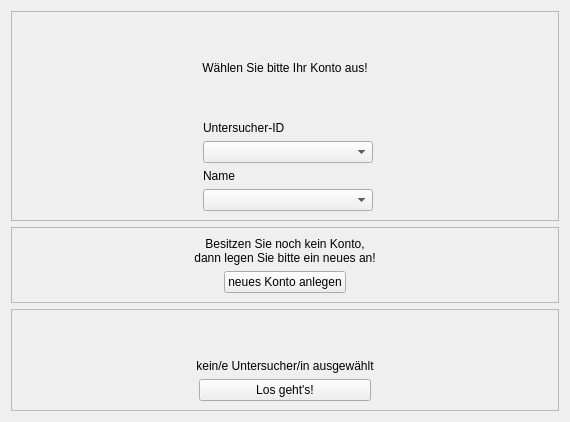
      <widget class="QWidget" name="page_6">
       <layout class="QGridLayout" name="gridLayout_21">
        <item row="1" column="1">
         <widget class="QFrame" name="frame_7">
          <property name="frameShape">
           <enum>QFrame::StyledPanel</enum>
          </property>
          <property name="frameShadow">
           <enum>QFrame::Raised</enum>
          </property>
          <layout class="QGridLayout" name="gridLayout_12">
           <item row="0" column="0" colspan="3">
            <widget class="QLabel" name="label_19">
             <property name="text">
              <string>Besitzen Sie noch kein Konto,
dann legen Sie bitte ein neues an!</string>
             </property>
             <property name="alignment">
              <set>Qt::AlignCenter</set>
             </property>
            </widget>
           </item>
           <item row="1" column="0">
            <spacer name="horizontalSpacer_10">
             <property name="orientation">
              <enum>Qt::Horizontal</enum>
             </property>
             <property name="sizeHint" stdset="0">
              <size>
               <width>197</width>
               <height>20</height>
              </size>
             </property>
            </spacer>
           </item>
           <item row="1" column="1">
            <widget class="QPushButton" name="pushButtonAddNewAccount">
             <property name="text">
              <string>neues Konto anlegen</string>
             </property>
            </widget>
           </item>
           <item row="1" column="2">
            <spacer name="horizontalSpacer_9">
             <property name="orientation">
              <enum>Qt::Horizontal</enum>
             </property>
             <property name="sizeHint" stdset="0">
              <size>
               <width>197</width>
               <height>20</height>
              </size>
             </property>
            </spacer>
           </item>
          </layout>
         </widget>
        </item>
        <item row="0" column="1">
         <widget class="QFrame" name="frame_6">
          <property name="frameShape">
           <enum>QFrame::StyledPanel</enum>
          </property>
          <property name="frameShadow">
           <enum>QFrame::Raised</enum>
          </property>
          <layout class="QGridLayout" name="gridLayout_9">
           <item row="4" column="2">
            <widget class="QComboBox" name="comboBoxExaminatorID">
             <property name="sizePolicy">
              <sizepolicy hsizetype="MinimumExpanding" vsizetype="Preferred">
               <horstretch>0</horstretch>
               <verstretch>0</verstretch>
              </sizepolicy>
             </property>
             <property name="insertPolicy">
              <enum>QComboBox::InsertAlphabetically</enum>
             </property>
            </widget>
           </item>
           <item row="2" column="0" colspan="4">
            <spacer name="verticalSpacer_5">
             <property name="orientation">
              <enum>Qt::Vertical</enum>
             </property>
             <property name="sizeHint" stdset="0">
              <size>
               <width>20</width>
               <height>40</height>
              </size>
             </property>
            </spacer>
           </item>
           <item row="1" column="0" colspan="4">
            <widget class="QLabel" name="label_20">
             <property name="text">
              <string>&lt;html&gt;&lt;head/&gt;&lt;body&gt;&lt;p&gt;Wählen Sie bitte Ihr Konto aus!&lt;/p&gt;&lt;/body&gt;&lt;/html&gt;</string>
             </property>
             <property name="alignment">
              <set>Qt::AlignCenter</set>
             </property>
             <property name="wordWrap">
              <bool>true</bool>
             </property>
            </widget>
           </item>
           <item row="7" column="2">
            <widget class="QComboBox" name="comboBoxExaminatorName">
             <property name="editable">
              <bool>false</bool>
             </property>
             <property name="insertPolicy">
              <enum>QComboBox::InsertAlphabetically</enum>
             </property>
            </widget>
           </item>
           <item row="4" column="0">
            <spacer name="horizontalSpacer_2">
             <property name="orientation">
              <enum>Qt::Horizontal</enum>
             </property>
             <property name="sizeHint" stdset="0">
              <size>
               <width>40</width>
               <height>20</height>
              </size>
             </property>
            </spacer>
           </item>
           <item row="4" column="3">
            <spacer name="horizontalSpacer_4">
             <property name="orientation">
              <enum>Qt::Horizontal</enum>
             </property>
             <property name="sizeHint" stdset="0">
              <size>
               <width>40</width>
               <height>20</height>
              </size>
             </property>
            </spacer>
           </item>
           <item row="0" column="0" colspan="4">
            <spacer name="verticalSpacer_4">
             <property name="orientation">
              <enum>Qt::Vertical</enum>
             </property>
             <property name="sizeHint" stdset="0">
              <size>
               <width>20</width>
               <height>40</height>
              </size>
             </property>
            </spacer>
           </item>
           <item row="5" column="2">
            <widget class="QLabel" name="label_26">
             <property name="text">
              <string>Name</string>
             </property>
            </widget>
           </item>
           <item row="3" column="2">
            <widget class="QLabel" name="label_30">
             <property name="sizePolicy">
              <sizepolicy hsizetype="Preferred" vsizetype="Preferred">
               <horstretch>0</horstretch>
               <verstretch>0</verstretch>
              </sizepolicy>
             </property>
             <property name="text">
              <string>Untersucher-ID</string>
             </property>
            </widget>
           </item>
          </layout>
         </widget>
        </item>
        <item row="2" column="1">
         <widget class="QFrame" name="frameHelloMsg">
          <property name="frameShape">
           <enum>QFrame::StyledPanel</enum>
          </property>
          <property name="frameShadow">
           <enum>QFrame::Raised</enum>
          </property>
          <layout class="QGridLayout" name="gridLayout_22">
           <item row="2" column="2">
            <spacer name="horizontalSpacer_6">
             <property name="orientation">
              <enum>Qt::Horizontal</enum>
             </property>
             <property name="sizeHint" stdset="0">
              <size>
               <width>40</width>
               <height>20</height>
              </size>
             </property>
            </spacer>
           </item>
           <item row="1" column="0" colspan="3">
            <widget class="QLabel" name="labelHelloMsg">
             <property name="sizePolicy">
              <sizepolicy hsizetype="Preferred" vsizetype="Preferred">
               <horstretch>0</horstretch>
               <verstretch>0</verstretch>
              </sizepolicy>
             </property>
             <property name="text">
              <string>kein/e Untersucher/in ausgewählt</string>
             </property>
             <property name="alignment">
              <set>Qt::AlignCenter</set>
             </property>
             <property name="wordWrap">
              <bool>true</bool>
             </property>
            </widget>
           </item>
           <item row="2" column="1">
            <widget class="QPushButton" name="pushButtonStartSession">
             <property name="sizePolicy">
              <sizepolicy hsizetype="MinimumExpanding" vsizetype="MinimumExpanding">
               <horstretch>0</horstretch>
               <verstretch>0</verstretch>
              </sizepolicy>
             </property>
             <property name="text">
              <string>Los geht's!</string>
             </property>
            </widget>
           </item>
           <item row="0" column="1">
            <spacer name="verticalSpacer_3">
             <property name="orientation">
              <enum>Qt::Vertical</enum>
             </property>
             <property name="sizeType">
              <enum>QSizePolicy::Maximum</enum>
             </property>
             <property name="sizeHint" stdset="0">
              <size>
               <width>20</width>
               <height>40</height>
              </size>
             </property>
            </spacer>
           </item>
           <item row="2" column="0">
            <spacer name="horizontalSpacer_5">
             <property name="orientation">
              <enum>Qt::Horizontal</enum>
             </property>
             <property name="sizeHint" stdset="0">
              <size>
               <width>40</width>
               <height>20</height>
              </size>
             </property>
            </spacer>
           </item>
          </layout>
         </widget>
        </item>
       </layout>
      </widget>
